Frame 1 (no input): blank canvas, image omitted
Frame 60 (no input): blank canvas, image omitted
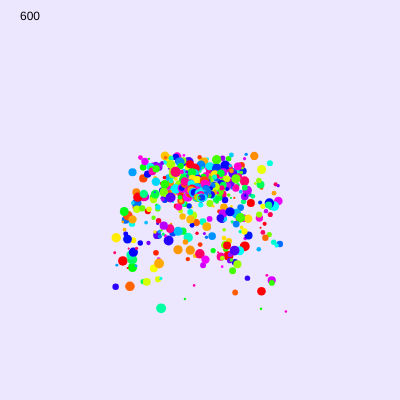
Frame 120 (the mouse pressed at the canvas centre since frame 60)

The p5.js sketch whose frames 1 and 60 were blank and that drew this single picture after the mouse press (run headless with seeded random() and noise() and a simulated clock; from frame 60 on, the mouse is pressed at the canvas centre):

// p5.js sketch
// ── sketch.js
let confettis = [];
let numConfetti = 10;
let backgroundHUE;

function setup() {
  createCanvas(400, 400);
  
  // for(let i = 0; i < numConfetti; i++){
  //   confettis.push(new Confetti(width/2, height/2))
  // }

  colorMode(HSB);
  backgroundHUE = random(0, 360);
  
}

function draw() {
  //         HUE  SAT  BRI
  //         360   100  100
  background(backgroundHUE, 10, 100);

  if(mouseIsPressed == true){
    for(let i = 0; i < numConfetti; i++){
      confettis.push(new Confetti(mouseX, mouseY))
    }
  }
  
  // confettis.push(new Confetti(width/2, height/2))

  for(let i = 0; i < confettis.length; i++){
    confettis[i].update();
    confettis[i].checkOutOfCanvas();
    confettis[i].display();
  }

  text(confettis.length, 20, 20);

  // SOLUTION 1: if bigger than threshold delete ONE element, then move on
  // PROBLEM: if we add more than one element per frame, this fails.

  // if(confettis.length > 100){
  //   let idx = 0;
  //   confettis.splice(idx, 1);
  // }

  // SOLUTION 2: as long as bgger than threshold, keep deleting from the beginning
  //             of the confetti array.
  // while(confettis.length > 300){
  //   let idx = 0;
  //   confettis.splice(idx, 1); // index, quantity of elms to delete
  // }

  // SABRINA REMIXING THE SOLUTIONS:
  // if(confettis.length > 1000){
  //   let idx = 0;
  //   confettis.splice(idx, confettis.length-1000);
  // }

  for(let i = confettis.length-1; i >= 0; i--){
  // for(let i = 0; i < confettis.length; i++){
    if(confettis[i].onCanvas == false){
      confettis.splice(i, 1);
    }
  }

}

class Confetti{
  constructor(startX, startY){
    this.x = startX;
    this.y = startY;
    this.size = random(2, 10);
    
    this.speedX = random(-2, 2);
    this.speedY = random(-1, -3);  
    
    this.cHUE = random(0, 360);

    this.onCanvas = true;
  }
  update(){
    this.x+=this.speedX;
    this.y+=this.speedY;
    // apply gravity to yspeed
    this.speedY += 0.1;
    this.speedX *= 0.99
  }
  display(){    
    push();
    translate(this.x, this.y);

      fill(this.cHUE, 100, 100);
      noStroke();
      circle(0, 0, this.size);
   
    pop();
  }
  checkOutOfCanvas(){
    if(this.y > height){
      this.onCanvas = false;
    }
  }

}



// function mousePressed(){
//   for(let i = 0; i < numConfetti; i++){
//     confettis.push(new Confetti(mouseX, mouseY))
//   }
// }
// ── style.css
body{
    background-color: rgb(156, 156, 156);
}
